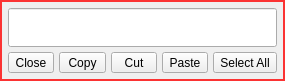
<?xml version="1.0" encoding="UTF-8"?>
<ui version="4.0">
 <class>dlgSetEditText</class>
 <widget class="QDialog" name="dlgSetEditText">
  <property name="geometry">
   <rect>
    <x>0</x>
    <y>0</y>
    <width>285</width>
    <height>72</height>
   </rect>
  </property>
  <property name="windowTitle">
   <string>Dialog</string>
  </property>
  <property name="styleSheet">
   <string notr="true">QDialog{	
	/*background-color: rgb(255, 25, 25);*/	
		
	border-style:solid;						
	border-width:2px;						
	border-color:rgb(251, 51, 51);		
}</string>
  </property>
  <layout class="QVBoxLayout" name="verticalLayout">
   <property name="spacing">
    <number>5</number>
   </property>
   <property name="leftMargin">
    <number>8</number>
   </property>
   <property name="topMargin">
    <number>8</number>
   </property>
   <property name="rightMargin">
    <number>8</number>
   </property>
   <property name="bottomMargin">
    <number>8</number>
   </property>
   <item>
    <widget class="QLineEdit" name="lineEdit">
     <property name="font">
      <font>
       <pointsize>20</pointsize>
      </font>
     </property>
    </widget>
   </item>
   <item>
    <layout class="QHBoxLayout" name="horizontalLayout">
     <item>
      <widget class="QToolButton" name="btnClose">
       <property name="sizePolicy">
        <sizepolicy hsizetype="Preferred" vsizetype="Fixed">
         <horstretch>0</horstretch>
         <verstretch>0</verstretch>
        </sizepolicy>
       </property>
       <property name="text">
        <string>Close</string>
       </property>
      </widget>
     </item>
     <item>
      <widget class="QToolButton" name="btnCopy">
       <property name="sizePolicy">
        <sizepolicy hsizetype="Preferred" vsizetype="Fixed">
         <horstretch>0</horstretch>
         <verstretch>0</verstretch>
        </sizepolicy>
       </property>
       <property name="text">
        <string>Copy</string>
       </property>
      </widget>
     </item>
     <item>
      <widget class="QToolButton" name="btnCut">
       <property name="sizePolicy">
        <sizepolicy hsizetype="Preferred" vsizetype="Fixed">
         <horstretch>0</horstretch>
         <verstretch>0</verstretch>
        </sizepolicy>
       </property>
       <property name="text">
        <string>Cut</string>
       </property>
      </widget>
     </item>
     <item>
      <widget class="QToolButton" name="btnPaste">
       <property name="sizePolicy">
        <sizepolicy hsizetype="Preferred" vsizetype="Fixed">
         <horstretch>0</horstretch>
         <verstretch>0</verstretch>
        </sizepolicy>
       </property>
       <property name="text">
        <string>Paste</string>
       </property>
      </widget>
     </item>
     <item>
      <widget class="QToolButton" name="btnSetAll">
       <property name="sizePolicy">
        <sizepolicy hsizetype="Preferred" vsizetype="Fixed">
         <horstretch>0</horstretch>
         <verstretch>0</verstretch>
        </sizepolicy>
       </property>
       <property name="text">
        <string>Select All</string>
       </property>
      </widget>
     </item>
    </layout>
   </item>
  </layout>
 </widget>
 <resources/>
 <connections/>
</ui>
